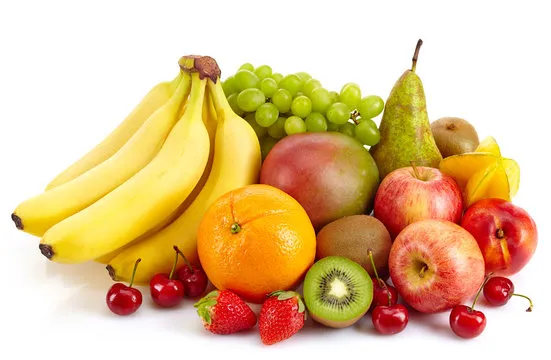
#> input picture img/fruits.png, 551 x 360 px
$ python image_op.py
#> lines starting #> are read from the running program, lines starting #| are printed output that depends on the picture
import cv2
import numpy as np

img = cv2.imread("img/fruits.png")
#> img is the input picture: shape (360, 551, 3); mean B, G, R 147.6, 193.4, 226.5
cv2.imshow("res", img)

#now trying the .split function
#split - return 3 channel of your image
b, g, r = cv2.split(img)
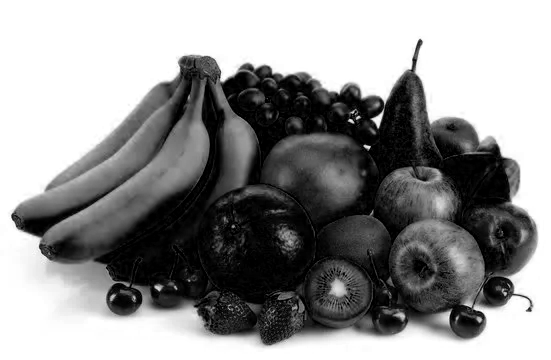
#> b: shape (360, 551); min 0, max 255, mean 147.6
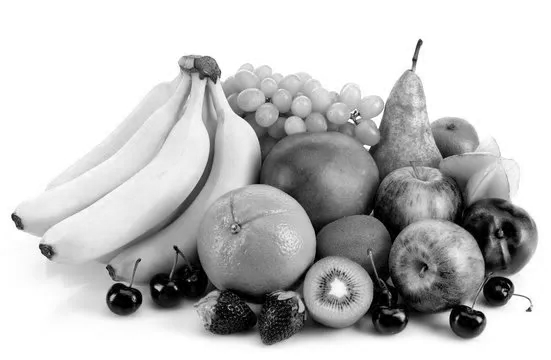
#> g: shape (360, 551); min 0, max 255, mean 193.4
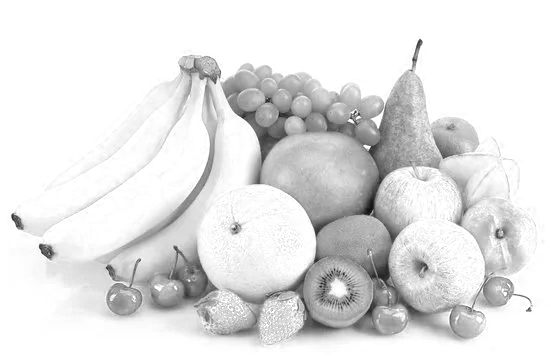
#> r: shape (360, 551); min 11, max 255, mean 226.5
cv2.imshow("blue", b)
cv2.imshow("green", g)
cv2.imshow("red", r)
cv2.imshow("original", img)


cv2.waitKey(0)
cv2.destroyAllWindows()

$ run again, with img/aripnlane.png copied over img/fruits.png
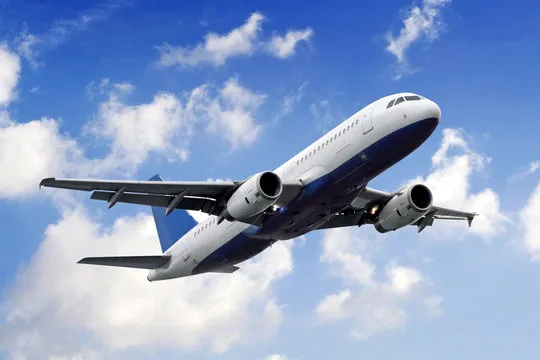
#> input picture img/aripnlane.png, 540 x 360 px
#> img is the input picture: shape (360, 540, 3); mean B, G, R 198.2, 160.1, 138.6
#> `b, g, r = cv2.split(img)`:
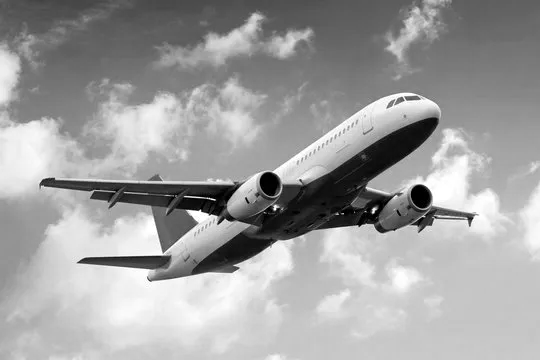
#> g: shape (360, 540); min 0, max 255, mean 160.1
#> `b, g, r = cv2.split(img)`:
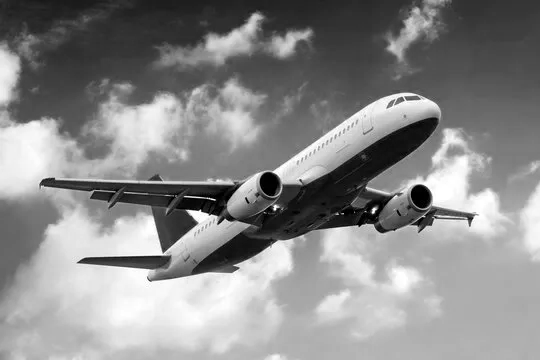
#> r: shape (360, 540); min 0, max 255, mean 138.6
